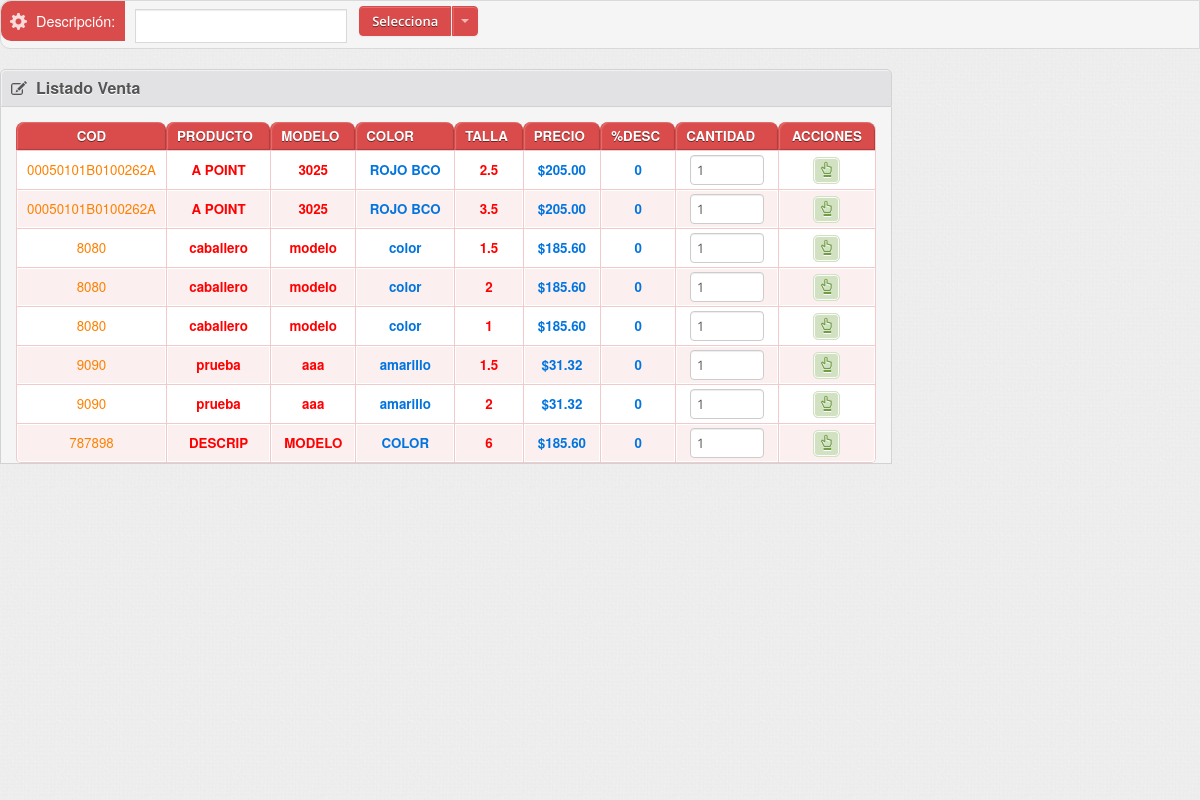
Page /ventas/buscar.php (signed in) on the committed database.
### tables this page shows
CREATE TABLE IF NOT EXISTS `inventario` (
  `idunicoregi` int(12) NOT NULL AUTO_INCREMENT COMMENT 'idunico del inventario registro',
  `idunicoe` int(12) DEFAULT NULL COMMENT 'id unico de la empresa',
  `idunicop` int(12) DEFAULT NULL COMMENT 'id unico del producto',
  `idunicos` int(12) DEFAULT NULL COMMENT 'id unico de la sucursal',
  `cantidad` int(11) DEFAULT NULL COMMENT 'cantidad en existencia',
  `modelo` varchar(30) DEFAULT NULL COMMENT 'modelo del producto',
  `talla` float DEFAULT NULL COMMENT 'talla del producto',
  `lote` varchar(20) DEFAULT NULL COMMENT 'lote del producto',
  `fcaducidad` date DEFAULT NULL COMMENT 'fecha de caducidad',
  `tipo` int(12) DEFAULT NULL COMMENT 'tipo 0=producto 1=servicio',
  KEY `Índice 1` (`idunicoregi`)
);

CREATE TABLE IF NOT EXISTS `productos` (
  `idunicop` int(12) NOT NULL AUTO_INCREMENT COMMENT 'idunico del producto',
  `idunicoe` int(12) DEFAULT NULL COMMENT 'id unico de la empresa',
  `codigo` varchar(30) DEFAULT NULL COMMENT 'codigo del producto',
  `nombrep` varchar(50) DEFAULT NULL COMMENT 'nombre del producto',
  `descrip` varchar(50) DEFAULT NULL COMMENT 'descripcion del producto',
  `ultpcompra` float(12,2) DEFAULT NULL COMMENT 'ultimo precio de compra',
  `pmostrador` float(12,2) DEFAULT NULL COMMENT 'precio de mostrador',
  `stock` int(12) DEFAULT NULL COMMENT 'numero de stock',
  `iva` int(2) DEFAULT NULL COMMENT 'porcentaje de iva',
  `descuento` int(2) DEFAULT NULL COMMENT 'porcentaje de descuento',
  `marca` varchar(30) DEFAULT NULL COMMENT 'marca del producto',
  `color` varchar(30) DEFAULT NULL COMMENT 'color del producto',
  `serie` varchar(30) NOT NULL,
  `tipo` int(11) NOT NULL COMMENT 'tipo 0=producto 1=servicio',
  `idunicopr` int(11) NOT NULL COMMENT 'id unico del proveedor',
  `cvetip` int(11) NOT NULL COMMENT 'clave del tipo de productos',
  PRIMARY KEY (`idunicop`)
);

### ventas/buscar.php (the view, shortened to what this page needs)
<?php
	include "../conexion/conexion.php";
?>
<!DOCTYPE html>
<html>
<head>
	<link href="../bootstrap/css/bootstrap.min.css" rel="stylesheet" />
	<link href="../bootstrap/css/bootstrap-responsive.min.css" rel="stylesheet" />
	<link href="../bootstrap/extend/jasny-bootstrap/css/jasny-bootstrap.min.css" rel="stylesheet" />
	<link href="../bootstrap/extend/jasny-bootstrap/css/jasny-bootstrap-responsive.min.css" rel="stylesheet" />
	<link href="../bootstrap/extend/bootstrap-wysihtml5/css/bootstrap-wysihtml5-0.0.2.css" rel="stylesheet" />
	<link rel="stylesheet" href="../theme/scripts/jquery-ui-1.9.2.custom/css/smoothness/jquery-ui-1.9.2.custom.min.css" />
	<link rel="stylesheet" href="../theme/css/glyphicons.css" />
	<link rel="stylesheet" href="../bootstrap/extend/bootstrap-select/bootstrap-select.css" />
	<link rel="stylesheet" href="../bootstrap/extend/bootstrap-toggle-buttons/static/stylesheets/bootstrap-toggle-buttons.css" />
	<link rel="stylesheet" media="screen" href="../theme/scripts/pixelmatrix-uniform/css/uniform.default.css" />
	<link rel="stylesheet" media="screen" href="../theme/scripts/jquery-miniColors/jquery.miniColors.css" />
	<link rel="stylesheet" href="../theme/css/style.min.css?1359188910" />
<meta http-equiv="Content-Type" content="text/html; charset=utf-8" /></head>
<body>
	<div class="row-fluid rrow ">
		<div class="span12 main col" role="main">
			<div class="row-fluid rrow" style="overflow:scroll; height:100%;">
						<div class="filter-bar">
							<form />
								<div class="lbl glyphicons cogwheel"><i></i>Descripción:</div>
								<div>
									<div class="input-append">
										<input type="text" name="describusca" id="describusca"  style="width:200px;height:30px;"   onkeyup="filtradoproductos();"/>
									</div>
									<div class="input-append">
										<div class="btn-group">
											<div class="btn-group">
												<div class="btn-group">
													<button class="btn btn-primary">Selecciona</button>
													<a class="btn btn-primary dropdown-toggle" data-toggle="dropdown" href="#"><span class="caret"></span> </a>
												</div>
											</div>
										</div>
									</div>
								</div>
						</div>
						<div class="row-fluid">
							<div class="span9">
								<form class="form-horizontal" />
									<div class="tab-content" style="padding: 0;">
										<div class="tab-pane active" id="account-details">
											<div class="widget widget-2">
												<div class="widget-head">
													<h4 class="heading glyphicons edit"><i></i>Listado Venta</h4>
												</div>
												<div class="widget-body" style="padding-bottom: 0;">
													<div id="listaproductos">
														<?php include "listaproductos.php";?>
													</div>
												</div>
											</div>
										</div>
									</div>
							</div>
						</div>
			</div>
		</div>
	</div>
	<link rel="stylesheet" type="text/css" href="../theme/css/jquery.dataTables.css">
	<link rel="stylesheet" type="text/css" href="../theme/css/demo.css">
</body>
</html>

### ventas/listaproductos.php (shortened to what this page needs)
<?php
	include "../conexion/conexion.php";
	if(!isset($_POST["describusca"])){
		$describusca="";
	}else{
		$describusca=$_POST["describusca"];
	}
	$prodinv=$_SESSION["pvtacommand_idunicop_inv"];
	$idunicoe=$_SESSION["pvtacommand_idunicoe"];
	$idunicos=$_SESSION["pvtacommand_idunicos"];
	$agrupador=0;
	$mostrarmodelo=0;
	$mostrartalla=0;
	$consulta="select marca,serie,modelo,talla from configuraciones where idunicoe='$idunicoe'";
	$recordset = mysqli_query($link,$consulta);
	while($registro = mysqli_fetch_array($recordset)){
		$mostrarmodelo=$registro["modelo"];
		$mostrartalla=$registro["talla"];
	}
?>
<table id="example" class="display table table-bordered table-condensed table-striped table-primary table-vertical-center checkboxs js-table-sortable" cellspacing="0" width="100%">
		<thead>
			<tr>
				<th width="1%" class="center">Cod</th>
				<th>Producto</th>
				<?php if($mostrarmodelo>0){ echo "<th>Modelo</th>";}?>
				<th>Color</th>
				<?php if($mostrartalla>0){ echo "<th>Talla</th>";}?>
				<th>Precio</th>
				<th>%desc</th>
				<th>Cantidad</th>
				<th class="center" >Acciones</th>
			</tr>
		</thead>
		<tbody>
			<?php
			if($agrupador==0){
				if($prodinv>0){
					$consulta="select a.idunicoregi,a.idunicop,b.codigo,b.nombrep,b.pmostrador,b.iva,b.marca,b.color,a.modelo,a.talla,a.lote,a.cantidad,b.descuento,a.tipo
							from inventario as a left join productos as b on a.idunicoe=b.idunicoe and a.idunicop=b.idunicop
							where a.idunicoe='$idunicoe' and a.cantidad>0 and a.idunicop='$prodinv' and a.idunicos='$idunicos'";
				}else{
					$consulta="select a.idunicoregi,a.idunicop,b.codigo,b.nombrep,b.pmostrador,b.iva,b.marca,b.color,a.modelo,a.talla,a.lote,a.cantidad,b.descuento,a.tipo
							from inventario as a left join productos as b on a.idunicoe=b.idunicoe and a.idunicop=b.idunicop
							where a.idunicoe='$idunicoe' and  a.cantidad>0 and (b.nombrep like '%".$describusca."%' or a.modelo like '%".$describusca."%' or a.talla like '%".$describusca."%' or b.color like '%".$describusca."%' or b.descrip like '%".$describusca."%')";
				}
			}
			$recordset = mysqli_query($link,$consulta);
			while($registro = mysqli_fetch_array($recordset)){
				$idunicoregi=$registro["idunicoregi"];
				$idunicop=$registro["idunicop"];
				$codigo=$registro["codigo"];
				$nombrep=utf8_encode($registro["nombrep"]);
				$pmostrador=$registro["pmostrador"];
				$iva=$registro["iva"];
				$descuento=$registro["descuento"];
				$tipo=$registro["tipo"];
				if($iva>0){
					$iva=$pmostrador*($iva/100);
					$iva=round($iva,2);
					$pmostrador=$pmostrador+$iva;
				}
				$pmostrador=number_format($pmostrador,2);
				if(!isset($registro["talla"])){$talla="";}else{$talla=$registro["talla"];}
				if(!isset($registro["color"])){$color="";}else{$color=$registro["color"];}
				if(!isset($registro["modelo"])){$modelo="";}else{$modelo=$registro["modelo"];}
				if(!isset($registro["cantidad"])){$existencia=0;}else{$existencia=$registro["cantidad"];}
				$idicono="id_".$idunicoregi;
				$nombrenumber="numer_".$idunicoregi;
				$cantidad=1;
				$disponible=1;
				if($tipo==0){
					$consulta="select sum(cantidad) as cantidad from tmpventas where idunicoe='$idunicoe' and idunicop='$idunicop'";
					$recordset2 = mysqli_query($link,$consulta);
					while($registro2 = mysqli_fetch_array($recordset2)){$cantidadv=$registro2["cantidad"];}
					if(!isset($cantidadv)){$cantidadv=0;}
					$disponible=$existencia-$cantidadv;
					$disponible=1;
				}
				if($disponible>0){
					echo'<tr class="selectable">';
					echo'<td class="center">
								<a href="#" onClick="addarti('.$idunicoregi.');" title="seleccionar"> <font color="FF8000">'.$codigo.'</font></a>
							</td>';
					echo'<td class="center"><strong><a href="#" onClick="addarti('.$idunicoregi.');" title="seleccionar"><font color="FF0000">'.$nombrep.'</font></a></strong></td>';
					if($mostrarmodelo>0){
						echo'<td class="center"><strong><a href="#" onClick="addarti('.$idunicoregi.');" title="seleccionar"><font color="FF0000">'.$modelo.'</font></a></strong></td>';
					}
					echo'<td class="center"><strong><a href="#" onClick="addarti('.$idunicoregi.');" title="seleccionar"><font color="0174DF">'.$color.'</font></a></strong></td>';
					if($mostrartalla>0){
						echo'<td class="center"><strong><a href="#" onClick="addarti('.$idunicoregi.');" title="seleccionar"><font color="FF0000">'.$talla.'</font></a></strong></td>';
					}
					echo'<td class="center"><strong><a href="#" onClick="addarti('.$idunicoregi.');" title="seleccionar"><font color="0174DF">$'.$pmostrador.'</font></a></strong></td>';
					echo'<td class="center"><strong><a href="#" onClick="addarti('.$idunicoregi.');" title="seleccionar"><font color="0174DF">'.$descuento.'</font></a></strong></td>';
					echo '<td style="font-size: 8.5pt;text-align:center">
			                    <input type="number" class="input-mini" onchange="actualizacarrito(this.name,this.value);" min="1" max="'.$disponible.'" size="2" step="1" value="'.$cantidad.'" id="'.$nombrenumber.'" name="'.$nombrenumber.'" >
			                </td>';
					echo'
							<td class="center" >
								<div id="'.$idicono.'">
									<a href="#" onClick="addarti('.$idunicoregi.');" title="seleccionar" class="btn-action glyphicons hand_up btn-success"><i></i></a>
								</div>
							</td>';
					echo'</tr>';
				}
			}
			?>
		</tbody>
	</table>

### theme/css/demo.css (style rules this page uses)
body { font: 90%/1.45em "Helvetica Neue", HelveticaNeue, Arial, Helvetica, sans-serif; margin: 0; padding: 0; color: #333; background-color: #fff; }
a { cursor: pointer; color: #3174c7; text-decoration: none; }

### rows in the picture
inventario: productos.codigo "00050101B0100262A", productos.nombrep "A POINT", modelo "3025", productos.color "ROJO BCO", talla "2.5", productos.pmostrador "205.00", productos.descuento "0", tipo "1"
inventario: productos.codigo "00050101B0100262A", productos.nombrep "A POINT", modelo "3025", productos.color "ROJO BCO", talla "3.5", productos.pmostrador "205.00", productos.descuento "0", tipo "1"
inventario: productos.codigo "8080", productos.nombrep "caballero", modelo "modelo", productos.color "color", talla "1.5", pmostrador "185.60", productos.descuento "0", tipo "1"
inventario: productos.codigo "8080", productos.nombrep "caballero", modelo "modelo", productos.color "color", talla "2", pmostrador "185.60", productos.descuento "0", tipo "1"
inventario: productos.codigo "8080", productos.nombrep "caballero", modelo "modelo", productos.color "color", talla "1", pmostrador "185.60", productos.descuento "0", tipo "1"
inventario: productos.codigo "9090", productos.nombrep "prueba", modelo "aaa", productos.color "amarillo", talla "1.5", pmostrador "31.32", productos.descuento "0", tipo "1"
inventario: productos.codigo "9090", productos.nombrep "prueba", modelo "aaa", productos.color "amarillo", talla "2", pmostrador "31.32", productos.descuento "0", tipo "1"
inventario: productos.codigo "787898", productos.nombrep "DESCRIP", modelo "MODELO", productos.color "COLOR", talla "6", pmostrador "185.60", productos.descuento "0", tipo "1"
